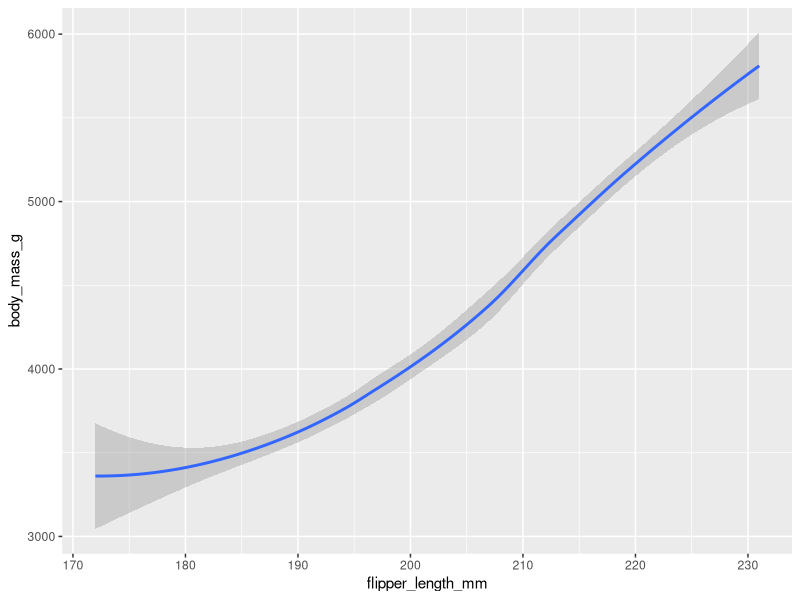
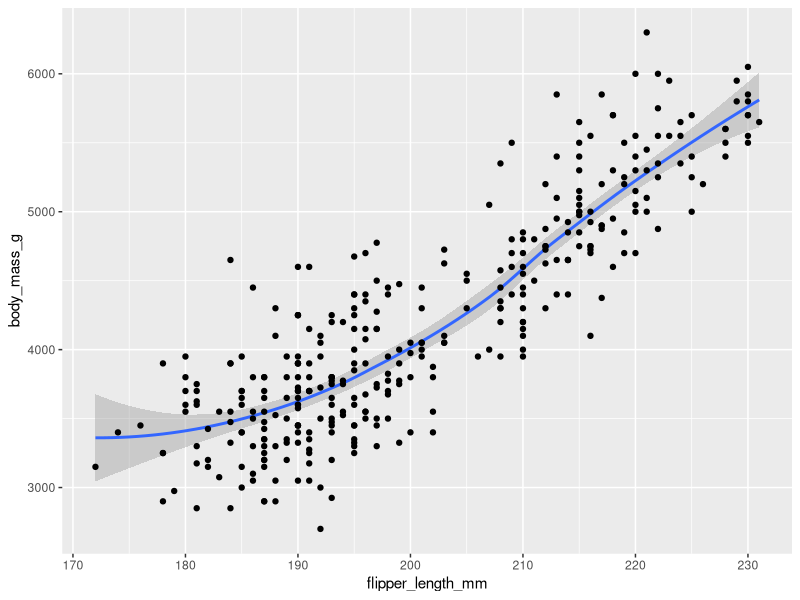
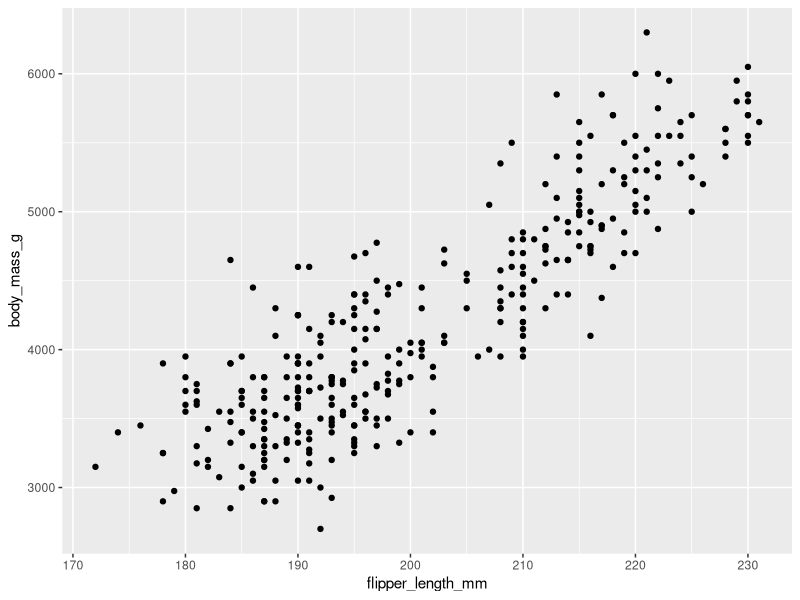
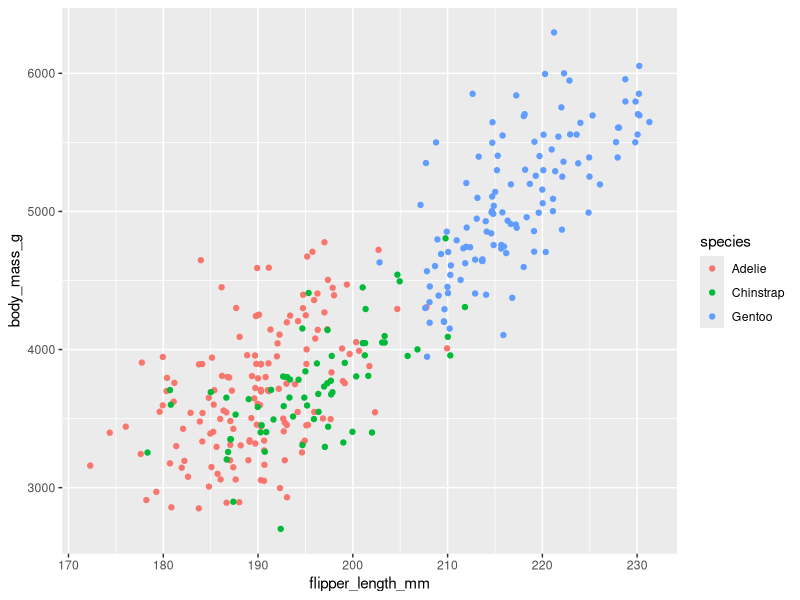
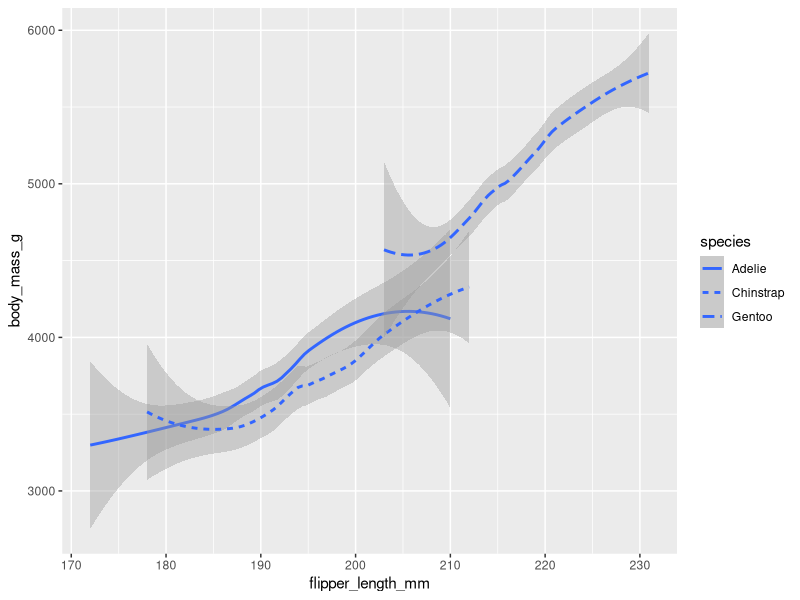
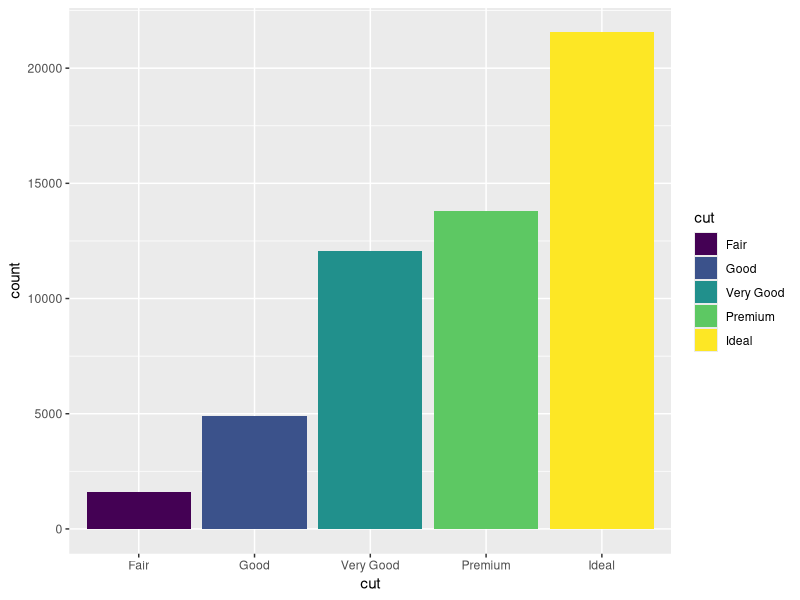
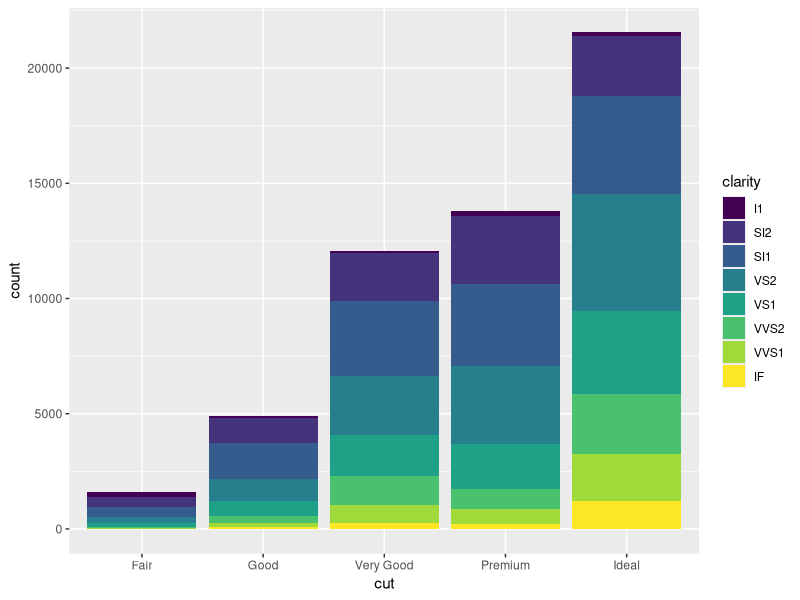
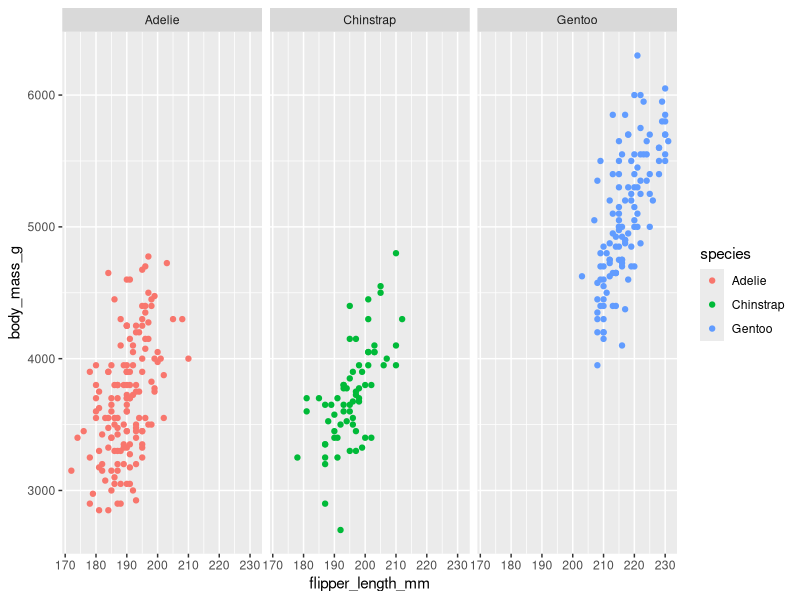

These figures' R source, in order:
install.packages("ggplot2")
install.packages("palmerpenguins")

library(ggplot2)
library(palmerpenguins)

data("penguins")
View(penguins)

ggplot(data=penguins)+geom_smooth(mapping = aes(x=flipper_length_mm, y= body_mass_g))


ggplot(data=penguins)+geom_smooth(mapping = aes(x=flipper_length_mm, y= body_mass_g)) + 
  geom_point(mapping = aes(x=flipper_length_mm, y= body_mass_g))

ggplot(data=penguins)+geom_point(mapping = aes(x=flipper_length_mm, y= body_mass_g))

ggplot(data=penguins)+geom_jitter(mapping = aes(x=flipper_length_mm, y= body_mass_g, color = species))


ggplot(data=penguins)+
  geom_smooth(mapping = aes(x=flipper_length_mm, y= body_mass_g, linetype = species))

data("diamonds")

ggplot(data=diamonds)+
  geom_bar(mapping = aes(x=cut, fill=cut))

ggplot(data=diamonds)+
  geom_bar(mapping = aes(x=cut, fill=clarity))

# facetas criam plots diferentes para a variavel
ggplot(data=penguins)+
  geom_point(mapping = aes(x=flipper_length_mm,y=body_mass_g,color=species))+
  facet_wrap(~species)

ggplot(data=diamonds)+
geom_bar(mapping=aes(x=color,fill=cut))+
  facet_wrap(~cut)

#facet_wrap para uma unica variavel e facet_grid para varias
ggplot(data=penguins)+
  geom_point(mapping = aes(x=flipper_length_mm,y=body_mass_g, color=species))+
  facet_grid(sex~species)
